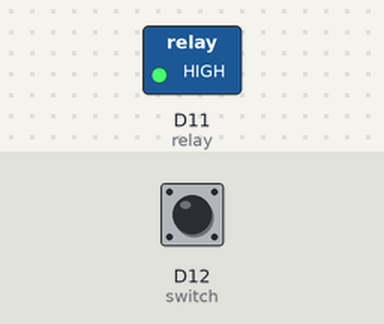
Bench run of a program on a simulated CircuitPython board. On the bench: switched loads named in the program (green lamp = pin HIGH). The inputs (shaded band) are chosen by the test bench; at power-on: D12 (switch) HIGH.

Above: at 1.2 s.
1.3 s: D12 (switch) pulled LOW for 1.2 s
At 2.6 s:
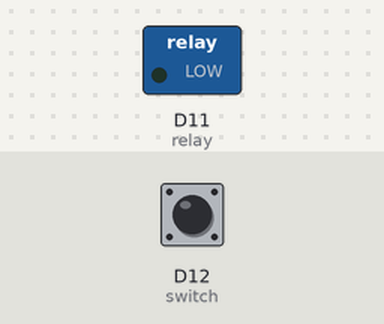
4.5 s: D12 (switch) pulled LOW for 3.2 s
At 8.3 s:
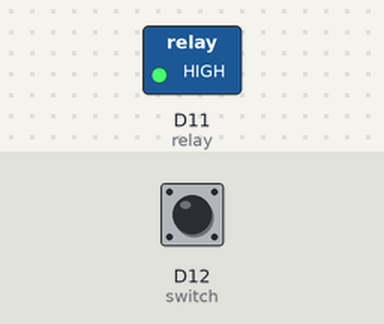
Timing chart, 0 to 9.8 s (numbered marks = the images above; inputs shaded):
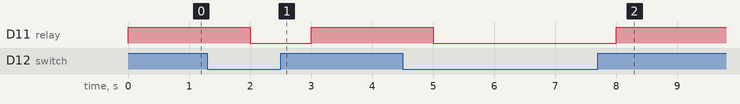

Measured:
- after the input at 1.3 s, D11 (relay): HIGH → LOW after 0.70 s, → HIGH 1.0 s later
- after the input at 4.5 s, D11 (relay): HIGH → LOW after 0.50 s, → HIGH 3.0 s later

The program:

code_appliance.py
```python
import board
import digitalio
import time

switch = digitalio.DigitalInOut(board.D12)
switch.direction = digitalio.Direction.INPUT
switch.pull = digitalio.Pull.UP

relay = digitalio.DigitalInOut(board.D11)
relay.direction = digitalio.Direction.OUTPUT

while True:
    if switch.value:
        relay.value = True
    else:
        relay.value = False
    time.sleep(1)
```
